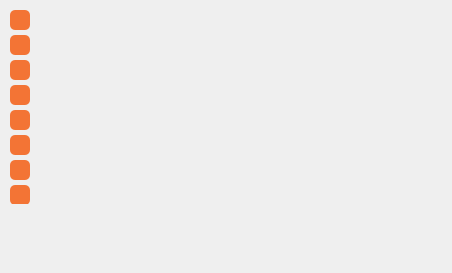
<?xml version="1.0" encoding="UTF-8"?>
<ui version="4.0">
 <class>MapCanvas</class>
 <widget class="QWidget" name="MapCanvas">
  <property name="geometry">
   <rect>
    <x>0</x>
    <y>0</y>
    <width>452</width>
    <height>273</height>
   </rect>
  </property>
  <property name="windowTitle">
   <string>Form</string>
  </property>
  <widget class="QFrame" name="frame_30">
   <property name="geometry">
    <rect>
     <x>10</x>
     <y>10</y>
     <width>20</width>
     <height>194</height>
    </rect>
   </property>
   <property name="minimumSize">
    <size>
     <width>20</width>
     <height>120</height>
    </size>
   </property>
   <property name="maximumSize">
    <size>
     <width>80</width>
     <height>16777215</height>
    </size>
   </property>
   <property name="styleSheet">
    <string notr="true">QFrame{
	background-color: transparent;
}</string>
   </property>
   <property name="frameShape">
    <enum>QFrame::NoFrame</enum>
   </property>
   <property name="frameShadow">
    <enum>QFrame::Raised</enum>
   </property>
   <layout class="QVBoxLayout" name="verticalLayout">
    <property name="spacing">
     <number>5</number>
    </property>
    <property name="leftMargin">
     <number>0</number>
    </property>
    <property name="topMargin">
     <number>0</number>
    </property>
    <property name="rightMargin">
     <number>0</number>
    </property>
    <property name="bottomMargin">
     <number>0</number>
    </property>
    <item>
     <widget class="QPushButton" name="smallerPushButtonCanvas">
      <property name="minimumSize">
       <size>
        <width>20</width>
        <height>20</height>
       </size>
      </property>
      <property name="maximumSize">
       <size>
        <width>80</width>
        <height>80</height>
       </size>
      </property>
      <property name="font">
       <font>
        <family>:/plugins/StaraMaps/Roboto-Regular.ttf</family>
        <pointsize>12</pointsize>
        <weight>50</weight>
        <italic>false</italic>
        <bold>false</bold>
       </font>
      </property>
      <property name="styleSheet">
       <string notr="true">QPushButton{
	background-color: rgb(243, 116, 53);
	border: none;	
	color: rgb(250, 250, 250);
	border-radius: 5px;
	font: 12pt url(:/plugins/StaraMaps/Roboto-Regular.ttf);
	image: url(:/plugins/StaraMaps/menor.png);
	padding-left: 2px;
	padding-right: 2px;
	padding-top: 2px; 
	padding-bottom: 2px;
}

QPushButton::hover{
	background-color: rgb(233, 106, 43);
}

QPushButton::pressed{
	background-color: rgb(223, 96, 33);
}</string>
      </property>
      <property name="text">
       <string/>
      </property>
     </widget>
    </item>
    <item>
     <widget class="QPushButton" name="betweenPushButtonCanvas">
      <property name="minimumSize">
       <size>
        <width>20</width>
        <height>20</height>
       </size>
      </property>
      <property name="maximumSize">
       <size>
        <width>80</width>
        <height>80</height>
       </size>
      </property>
      <property name="font">
       <font>
        <family>:/plugins/StaraMaps/Roboto-Regular.ttf</family>
        <pointsize>12</pointsize>
        <weight>50</weight>
        <italic>false</italic>
        <bold>false</bold>
       </font>
      </property>
      <property name="styleSheet">
       <string notr="true">QPushButton{
	background-color: rgb(243, 116, 53);
	border: none;	
	color: rgb(250, 250, 250);
	border-radius: 5px;
	font: 12pt url(:/plugins/StaraMaps/Roboto-Regular.ttf);
	image: url(:/plugins/StaraMaps/espacamento-entre-linhas.png);
	padding-left: 2px;
	padding-right: 2px;
	padding-top: 2px; 
	padding-bottom: 2px;
}

QPushButton::hover{
	background-color: rgb(233, 106, 43);
}

QPushButton::pressed{
	background-color: rgb(223, 96, 33);
}</string>
      </property>
      <property name="text">
       <string/>
      </property>
     </widget>
    </item>
    <item>
     <widget class="QPushButton" name="biggerPushButtonCanvas">
      <property name="minimumSize">
       <size>
        <width>20</width>
        <height>20</height>
       </size>
      </property>
      <property name="maximumSize">
       <size>
        <width>80</width>
        <height>80</height>
       </size>
      </property>
      <property name="font">
       <font>
        <family>:/plugins/StaraMaps/Roboto-Regular.ttf</family>
        <pointsize>12</pointsize>
        <weight>50</weight>
        <italic>false</italic>
        <bold>false</bold>
       </font>
      </property>
      <property name="styleSheet">
       <string notr="true">QPushButton{
	background-color: rgb(243, 116, 53);
	border: none;	
	color: rgb(250, 250, 250);
	border-radius: 5px;
	font: 12pt url(:/plugins/StaraMaps/Roboto-Regular.ttf);
	image: url(:/plugins/StaraMaps/maior-que.png);
	padding-left: 2px;
	padding-right: 2px;
	padding-top: 2px; 
	padding-bottom: 2px;
}

QPushButton::hover{
	background-color: rgb(233, 106, 43);
}

QPushButton::pressed{
	background-color: rgb(223, 96, 33);
}</string>
      </property>
      <property name="text">
       <string/>
      </property>
     </widget>
    </item>
    <item>
     <widget class="QPushButton" name="addPushButtonCanvasIn">
      <property name="minimumSize">
       <size>
        <width>20</width>
        <height>20</height>
       </size>
      </property>
      <property name="maximumSize">
       <size>
        <width>80</width>
        <height>80</height>
       </size>
      </property>
      <property name="font">
       <font>
        <family>:/plugins/StaraMaps/Roboto-Regular.ttf</family>
        <pointsize>12</pointsize>
        <weight>50</weight>
        <italic>false</italic>
        <bold>false</bold>
       </font>
      </property>
      <property name="styleSheet">
       <string notr="true">QPushButton{
	background-color: rgb(243, 116, 53);
	border: none;	
	color: rgb(250, 250, 250);
	border-radius: 5px;
	font: 12pt url(:/plugins/StaraMaps/Roboto-Regular.ttf);
	image: url(:/plugins/StaraMaps/sinal-de-adicao.png);
	padding-left: 2px;
	padding-right: 2px;
	padding-top: 2px; 
	padding-bottom: 2px;
}

QPushButton::hover{
	background-color: rgb(233, 106, 43);
}

QPushButton::pressed{
	background-color: rgb(223, 96, 33);
}</string>
      </property>
      <property name="text">
       <string/>
      </property>
     </widget>
    </item>
    <item>
     <widget class="QPushButton" name="OkPushButtonCanvasIn">
      <property name="minimumSize">
       <size>
        <width>20</width>
        <height>20</height>
       </size>
      </property>
      <property name="maximumSize">
       <size>
        <width>80</width>
        <height>80</height>
       </size>
      </property>
      <property name="font">
       <font>
        <family>:/plugins/StaraMaps/Roboto-Regular.ttf</family>
        <pointsize>12</pointsize>
        <weight>50</weight>
        <italic>false</italic>
        <bold>false</bold>
       </font>
      </property>
      <property name="styleSheet">
       <string notr="true">QPushButton{
	background-color: rgb(243, 116, 53);
	border: none;	
	color: rgb(250, 250, 250);
	border-radius: 5px;
	font: 12pt url(:/plugins/StaraMaps/Roboto-Regular.ttf);
	image: url(:/plugins/StaraMaps/verifica.png);
	padding-left: 2px;
	padding-right: 2px;
	padding-top: 2px; 
	padding-bottom: 2px;
}

QPushButton::hover{
	background-color: rgb(233, 106, 43);
}

QPushButton::pressed{
	background-color: rgb(223, 96, 33);
}
QPushButton:disabled{
	border: 2px solid rgba(100, 100, 100, 40);
	color: rgb(100, 100, 100, 40);
}
QPushButton:disabled{
	border: 2px solid rgb(100, 100, 100);
	background-color: rgb(100, 100, 100);
}</string>
      </property>
      <property name="text">
       <string/>
      </property>
     </widget>
    </item>
    <item>
     <widget class="QPushButton" name="ResetPushButtonCanvasIn">
      <property name="minimumSize">
       <size>
        <width>20</width>
        <height>20</height>
       </size>
      </property>
      <property name="maximumSize">
       <size>
        <width>80</width>
        <height>80</height>
       </size>
      </property>
      <property name="font">
       <font>
        <family>:/plugins/StaraMaps/Roboto-Regular.ttf</family>
        <pointsize>12</pointsize>
        <weight>50</weight>
        <italic>false</italic>
        <bold>false</bold>
       </font>
      </property>
      <property name="styleSheet">
       <string notr="true">QPushButton{
	background-color: rgb(243, 116, 53);
	border: none;	
	color: rgb(250, 250, 250);
	border-radius: 5px;
	font: 12pt url(:/plugins/StaraMaps/Roboto-Regular.ttf);
	image: url(:/plugins/StaraMaps/reset.png);
	padding-left: 2px;
	padding-right: 2px;
	padding-top: 2px; 
	padding-bottom: 2px;
}

QPushButton::hover{
	background-color: rgb(233, 106, 43);
}

QPushButton::pressed{
	background-color: rgb(223, 96, 33);
}
QPushButton:disabled{
	border: 2px solid rgba(100, 100, 100, 40);
	color: rgb(100, 100, 100, 40);
}
QPushButton:disabled{
	border: 2px solid rgb(100, 100, 100);
	background-color: rgb(100, 100, 100);
}</string>
      </property>
      <property name="text">
       <string/>
      </property>
     </widget>
    </item>
    <item>
     <widget class="QPushButton" name="RevertPushButtonCanvasIn">
      <property name="minimumSize">
       <size>
        <width>20</width>
        <height>20</height>
       </size>
      </property>
      <property name="maximumSize">
       <size>
        <width>80</width>
        <height>80</height>
       </size>
      </property>
      <property name="font">
       <font>
        <family>:/plugins/StaraMaps/Roboto-Regular.ttf</family>
        <pointsize>12</pointsize>
        <weight>50</weight>
        <italic>false</italic>
        <bold>false</bold>
       </font>
      </property>
      <property name="styleSheet">
       <string notr="true">QPushButton{
	background-color: rgb(243, 116, 53);
	border: none;	
	color: rgb(250, 250, 250);
	border-radius: 5px;
	font: 12pt url(:/plugins/StaraMaps/Roboto-Regular.ttf);
	image: url(:/plugins/StaraMaps/voltar.png);
	padding-left: 2px;
	padding-right: 2px;
	padding-top: 2px; 
	padding-bottom: 2px;
}

QPushButton::hover{
	background-color: rgb(233, 106, 43);
}

QPushButton::pressed{
	background-color: rgb(223, 96, 33);
}
QPushButton:disabled{
	border: 2px solid rgb(100, 100, 100);
	background-color: rgb(100, 100, 100);
}</string>
      </property>
      <property name="text">
       <string/>
      </property>
     </widget>
    </item>
    <item>
     <widget class="QPushButton" name="MaximizePushButtonCanvasIn">
      <property name="minimumSize">
       <size>
        <width>20</width>
        <height>20</height>
       </size>
      </property>
      <property name="maximumSize">
       <size>
        <width>80</width>
        <height>80</height>
       </size>
      </property>
      <property name="font">
       <font>
        <family>:/plugins/StaraMaps/Roboto-Regular.ttf</family>
        <pointsize>12</pointsize>
        <weight>50</weight>
        <italic>false</italic>
        <bold>false</bold>
       </font>
      </property>
      <property name="styleSheet">
       <string notr="true">QPushButton{
	background-color: rgb(243, 116, 53);
	border: none;	
	color: rgb(250, 250, 250);
	border-radius: 5px;
	font: 12pt url(:/plugins/StaraMaps/Roboto-Regular.ttf);
	image: url(:/plugins/StaraMaps/maximizar.png);
	padding-left: 2px;
	padding-right: 2px;
	padding-top: 2px; 
	padding-bottom: 2px;
}

QPushButton::hover{
	background-color: rgb(233, 106, 43);
}

QPushButton::pressed{
	background-color: rgb(223, 96, 33);
}</string>
      </property>
      <property name="text">
       <string/>
      </property>
     </widget>
    </item>
   </layout>
  </widget>
 </widget>
 <resources>
  <include location="../resources/resources.qrc"/>
 </resources>
 <connections/>
</ui>
